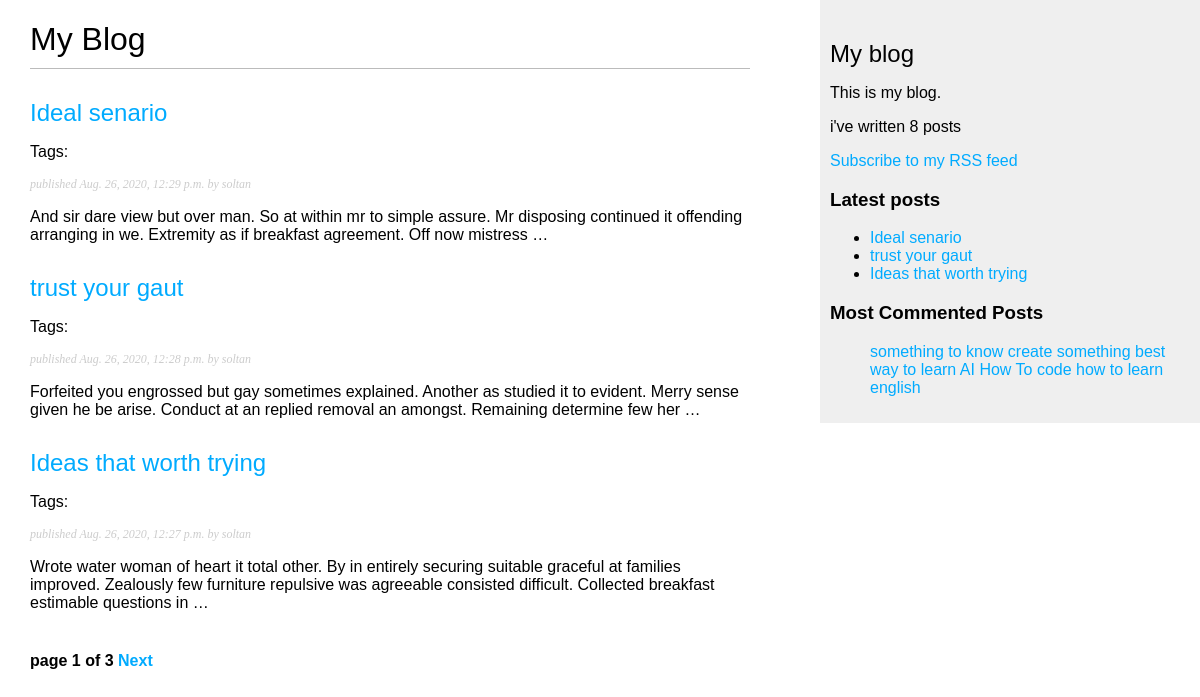
The page /blog/ on the database as committed earlier.
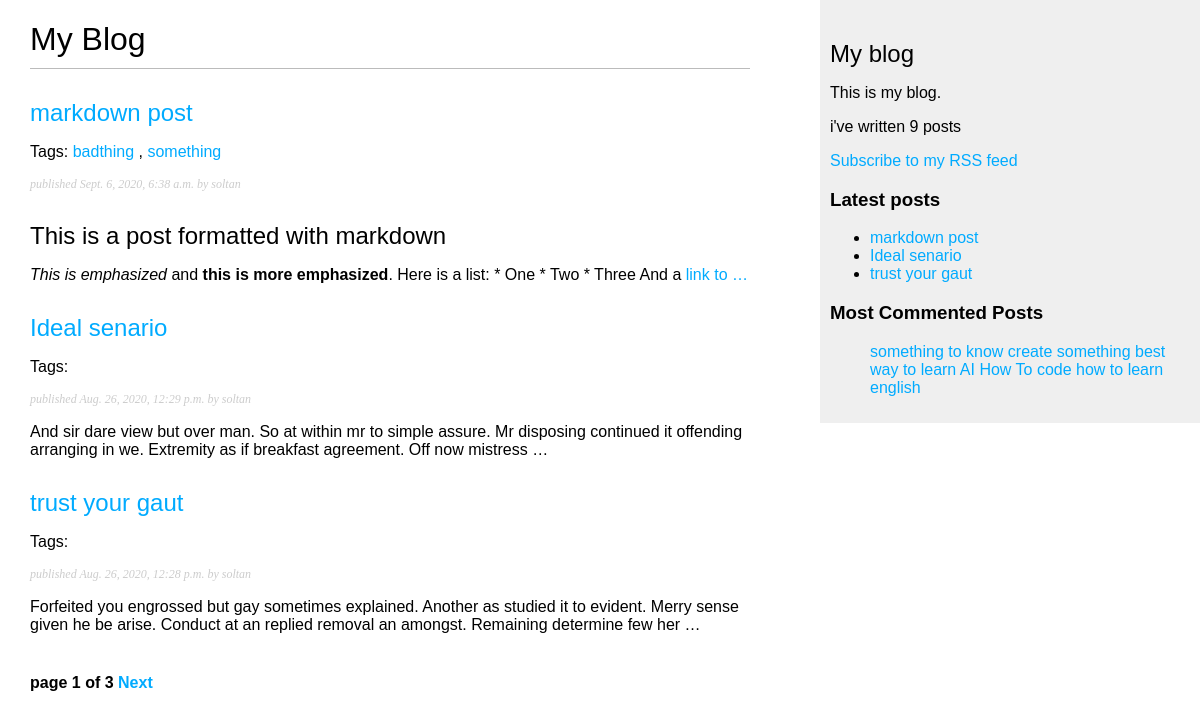
The same page on the database as committed later.
### blog/models.py (models this page shows, shortened)
class Post(models.Model):
    STATUS_CHOICES = (
        ('draft', 'Draft'),
        ('published', 'Published'),
    )
    objects = models.Manager()  # The Default Manager
    published = PublishedManager()  # Our Custom Manager
    title = models.CharField(max_length=250)
    slug = models.SlugField(max_length=250,
                            unique_for_date='publish')
    author = models.ForeignKey(User,
                               on_delete=models.CASCADE,
                               related_name='blog_posts')
    body = models.TextField()
    publish = models.DateTimeField(default=timezone.now)
    created = models.DateTimeField(auto_now_add=True)
    updated = models.DateTimeField(auto_now=True)
    status = models.CharField(max_length=10,
                              choices=STATUS_CHOICES,
                              default='draft')
    tags = TaggableManager()
    class Meta:
        ordering = ('-publish',)
        """This guy is human readable representation of the object """
    def get_absolute_url(self):
        return reverse('blog:post_detail',
                       args=[self.publish.year,
                             self.publish.month,
                             self.publish.day, self.slug])

### blog/views.py (the view)
# urls.py: path('', views.post_list, name='post_list'),
def post_list(request, tag_slug=None):
    object_list = Post.published.all()
    tag = None
    if tag_slug:
        tag = get_object_or_404(Tag, slug=tag_slug)
        object_list = object_list.filter(tags__in=[tag])
    paginator = Paginator(object_list, 3)
    page = request.GET.get('page')
    try:
        posts = paginator.page(page)
    except PageNotAnInteger:
        posts = paginator.page(1)
    except EmptyPage:
        posts = paginator.page(paginator.num_pages)
    return render(request, 'blog/post/list.html', {'posts': posts,
                                                   'tag': tag})

### blog/models.py (called while the page is built)
    def get_queryset(self):
        return super(PublishedManager, self).get_queryset().filter(status='published')

### blog/templatetags/blog_tags.py (called while the page is built)
@register.simple_tag
def total_posts():
    return Post.published.count()

@register.inclusion_tag('blog/post/latest_posts.html')
def show_latest_posts(count=5):
    latest_posts = Post.published.order_by('-publish')[:count]
    return {'latest_posts': latest_posts}

@register.simple_tag()
def show_most_commented_posts(count=5):
    return Post.published.annotate(
        total_comments=Count('comments')
    ).order_by('-total_comments')[:count]

@register.filter(name='markdown')
def markdown_format(text):
    return mark_safe(markdown.markdown(text))

### blog/templates/blog/post/list.html (shortened to what this page needs)
{% extends 'blog/base.html' %}
{% load blog_tags %}
{% block content %}
<h1>My Blog</h1>
{% for post in posts %}
<h2>
  <a href="{{post.get_absolute_url}}"> {{ post.title }} </a>
</h2>
<p class='tags'>
Tags:
  {% for tag in post.tags.all %}
    <a href="{% url 'blog:post_list_by_tag' tag.slug %}">{{tag.name}}</a>
    {% if not forloop.last %},{% endif %}
  {% endfor %}
</p>
<p class="date">published {{post.publish}} by {{post.author}}</p>
{{post.body|markdown|truncatewords:30}}
{% endfor %}
{% include 'blog/pagination.html' with page=posts %}
{% endblock %}

### blog/templates/blog/base.html (shortened to what this page needs)
{% load blog_tags %}
{% load static %}
<!DOCTYPE html>
<html>
  <head>
    <link href="{%static 'css/blog.css' %}" rel="stylesheet" />
  </head>
  <body>
    <div id="content">
    {% block content %} {% endblock %}</div>
    <div id="sidebar">
      <h2>My blog</h2>
      <p>This is my blog.</p>
      <p>i've written {% total_posts %} posts</p>
      <p>
        <a href="{% url "blog:post_feed" %}">Subscribe to my RSS feed</a>
      </p>
      <h3>Latest posts</h3>
      {% show_latest_posts 3  %}
      <h3>Most Commented Posts</h3>
      {% show_most_commented_posts as most_commented_posts %}
      <ul>
        {% for post in most_commented_posts %}
          <a href="{{post.get_absolute_url}}">{{post.title}}</a>
        {% endfor %}
      </ul>
    </div>
  </body>
</html>

### blog/templates/blog/post/latest_posts.html
<ul>
    {% for post in latest_posts %}
    <li>
        <a href="{{post.get_absolute_url}}">{{post.title}}</a>
    </li>
    {% endfor %}
</ul>

Rows that differ between the two databases and show on the page:
no longer on this page (row unchanged): Post: title "Ideas that worth trying", publish "Aug. 26, 2020, 12:27 p.m.", author "soltan", body "Wrote water woman of heart it total other. By in entirely securing suitable graceful at families improved. Zealously few furniture repulsive was agreeable consisted difficult. Collected breakfast estimable questions in …"
added Post: title "markdown post", publish "Sept. 6, 2020, 6:38 a.m.", author "soltan", body "This is a post formatted with markdown This is emphasized and this is more emphasized . Here is a list: * One * Two * Three And a link to …"
added Tag: name "badthing"
added Tag: name "something"
Other text that changed with them:
text no longer shown: "8"
text now shown: "9"
